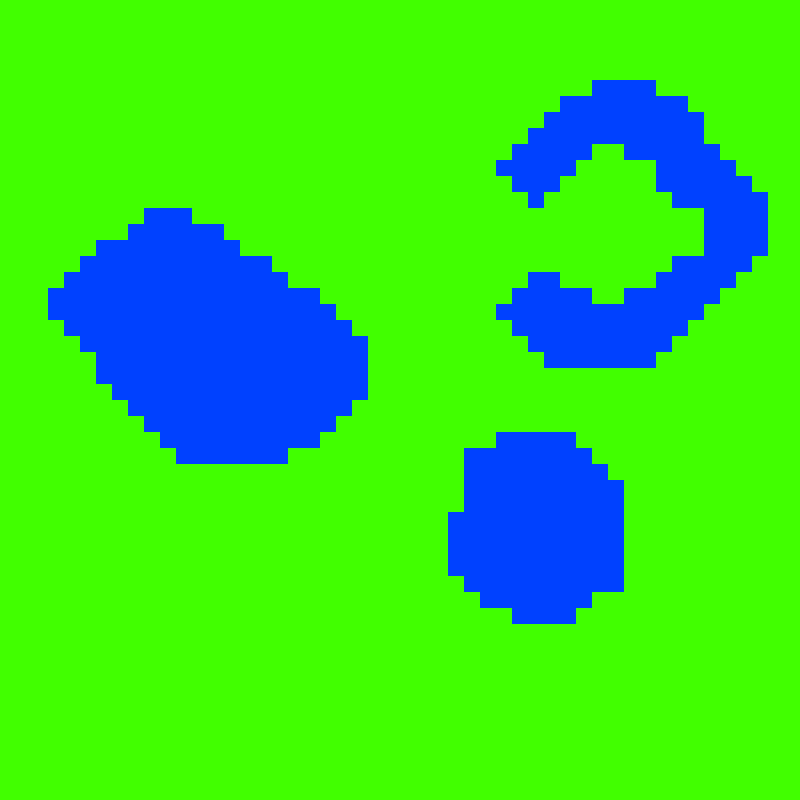

Tiled map render using the project's own tile images. Description and the map definition, with tile-layer contents summarised, below:
An orthogonal 50x50 tile map with 16x16 px tiles, 1 tile layer (Tile Layer 1), 2 tilesets.

<map version="1.0" orientation="orthogonal" width="50" height="50" tilewidth="16" tileheight="16">
 <tileset firstgid="1" name="green_background" tilewidth="16" tileheight="16">
  <image source="green_background.png" width="256" height="256" />
 </tileset>
 <tileset firstgid="257" name="blue_background" tilewidth="16" tileheight="16">
  <image source="blue_background.png" width="256" height="256" />
 </tileset>
 <layer name="Tile Layer 1" width="50" height="50">
  <data>[2500 cells, 2500 non-empty, 16 distinct tile ids]</data>
 </layer>
</map>